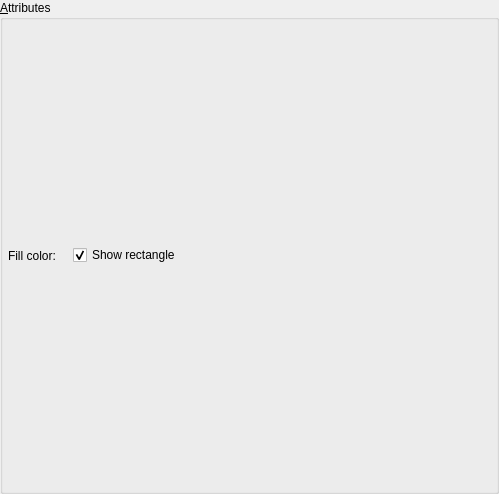
<?xml version="1.0" encoding="UTF-8"?>
<ui version="4.0">
 <class>SchemaWidget</class>
 <widget class="QWidget" name="SchemaWidget">
  <property name="geometry">
   <rect>
    <x>0</x>
    <y>0</y>
    <width>499</width>
    <height>494</height>
   </rect>
  </property>
  <layout class="QGridLayout" name="schema_grid">
   <property name="leftMargin">
    <number>0</number>
   </property>
   <property name="topMargin">
    <number>0</number>
   </property>
   <property name="rightMargin">
    <number>0</number>
   </property>
   <property name="bottomMargin">
    <number>0</number>
   </property>
   <property name="spacing">
    <number>5</number>
   </property>
   <item row="0" column="0">
    <widget class="QGroupBox" name="attributes_gb">
     <property name="title">
      <string>&amp;Attributes</string>
     </property>
     <layout class="QHBoxLayout" name="horizontalLayout">
      <property name="spacing">
       <number>5</number>
      </property>
      <property name="leftMargin">
       <number>5</number>
      </property>
      <property name="topMargin">
       <number>5</number>
      </property>
      <property name="rightMargin">
       <number>5</number>
      </property>
      <property name="bottomMargin">
       <number>5</number>
      </property>
      <item>
       <widget class="QLabel" name="fill_color_lbl">
        <property name="minimumSize">
         <size>
          <width>60</width>
          <height>0</height>
         </size>
        </property>
        <property name="text">
         <string>Fill color:</string>
        </property>
       </widget>
      </item>
      <item>
       <widget class="QCheckBox" name="show_rect_chk">
        <property name="sizePolicy">
         <sizepolicy hsizetype="Expanding" vsizetype="Fixed">
          <horstretch>0</horstretch>
          <verstretch>0</verstretch>
         </sizepolicy>
        </property>
        <property name="text">
         <string>Show rectangle</string>
        </property>
        <property name="checked">
         <bool>true</bool>
        </property>
       </widget>
      </item>
     </layout>
    </widget>
   </item>
  </layout>
 </widget>
 <resources/>
 <connections/>
</ui>
